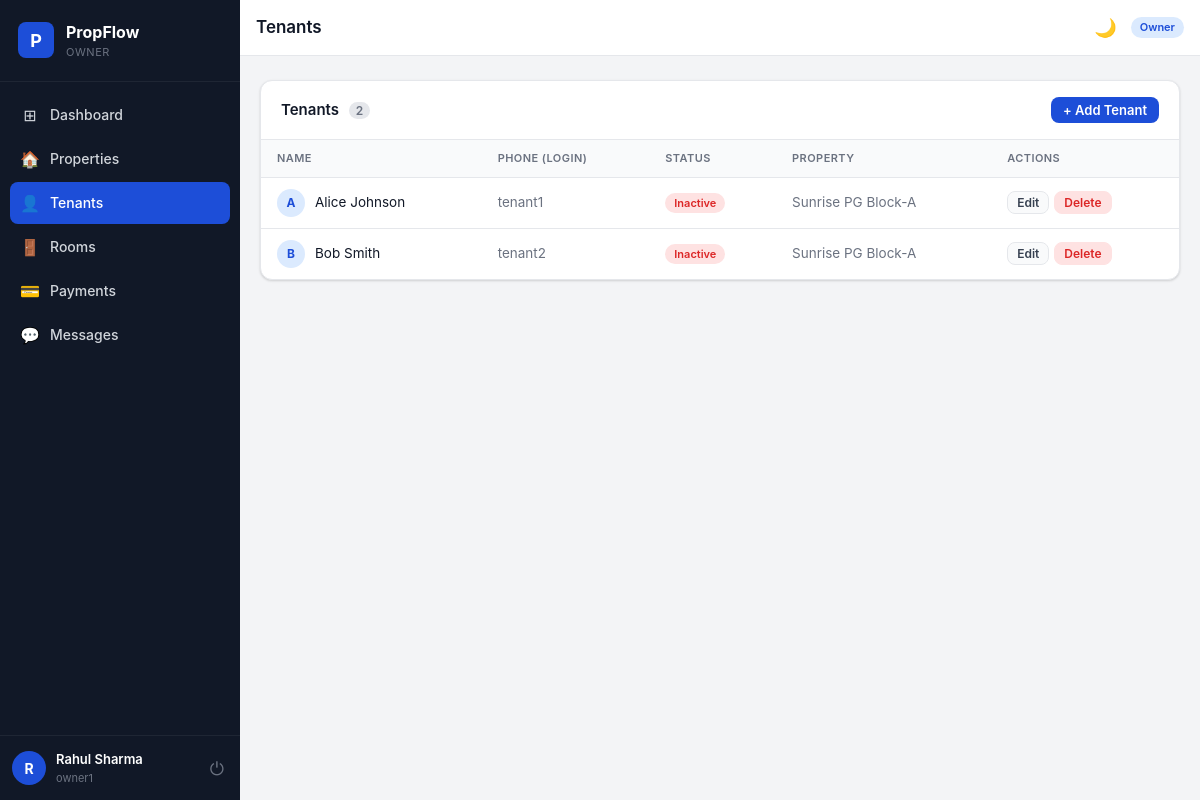
Screenshot of /owner/tenants (signed in) with the database file from the repository.
### models.py (models this page shows, shortened)
class User(UserMixin, db.Model):
    __tablename__ = "users"
    id            = db.Column(db.Integer, primary_key=True)
    phone         = db.Column(db.String(30),  unique=True, nullable=False)
    full_name     = db.Column(db.String(150), nullable=False)
    password_hash = db.Column(db.String(255), nullable=False)
    role          = db.Column(db.String(10),  nullable=False, default="tenant")  # admin|owner|tenant
    is_active     = db.Column(db.Boolean, default=True,  nullable=False)
    owner_id      = db.Column(db.Integer,
                               db.ForeignKey("users.id", ondelete="SET NULL"),
                               nullable=True)
    created_at    = db.Column(db.DateTime, default=now_utc, nullable=False)
    updated_at    = db.Column(db.DateTime, default=now_utc, onupdate=now_utc, nullable=False)
    owned_tenants     = db.relationship(
        "User", foreign_keys=[owner_id],
        backref=db.backref("owner_user", remote_side=[id]),
        lazy="dynamic"
    )
    properties        = db.relationship("Property",       back_populates="owner",
                                        foreign_keys="Property.owner_id",    lazy="dynamic")
    tenancies         = db.relationship("PropertyTenant", back_populates="tenant",
                                        foreign_keys="PropertyTenant.tenant_id", lazy="dynamic")
    payments          = db.relationship("Payment",        back_populates="tenant",
                                        foreign_keys="Payment.tenant_id",    lazy="dynamic")
    notifications     = db.relationship("Notification",   back_populates="user",   lazy="dynamic")
    sent_messages     = db.relationship("Message", back_populates="sender",
                                        foreign_keys="Message.sender_id",    lazy="dynamic")
    received_messages = db.relationship("Message", back_populates="receiver",
                                        foreign_keys="Message.receiver_id",  lazy="dynamic")
    room_assignments  = db.relationship("RoomTenant", back_populates="tenant",
                                        foreign_keys="RoomTenant.tenant_id", lazy="dynamic")
    def to_dict(self):
        return {
            "id": self.id, "phone": self.phone, "full_name": self.full_name,
            "role": self.role, "is_active": self.is_active, "owner_id": self.owner_id,
            "created_at": to_ist(self.created_at),
        }
    __table_args__ = (
        Index("ix_users_phone", "phone"),
        Index("ix_users_role",  "role"),
        Index("ix_users_owner_role", "owner_id", "role"),
    )

class Property(db.Model):
    __tablename__ = "properties"
    id            = db.Column(db.Integer, primary_key=True)
    name          = db.Column(db.String(200), nullable=False)
    address       = db.Column(db.Text,        nullable=False)
    city          = db.Column(db.String(100), nullable=False)
    state         = db.Column(db.String(50),  nullable=True)
    zip_code      = db.Column(db.String(20),  nullable=True)
    unit_number   = db.Column(db.String(50),  nullable=True)
    property_type = db.Column(db.String(50),  default="apartment")
    bedrooms      = db.Column(db.Integer,     nullable=True)
    bathrooms     = db.Column(db.Integer,     nullable=True)
    area_sqft     = db.Column(db.Float,       nullable=True)
    monthly_rent  = db.Column(db.Numeric(10, 2), nullable=False)
    description   = db.Column(db.Text,        nullable=True)
    status        = db.Column(db.String(20),  default="available", nullable=False)
    owner_id      = db.Column(db.Integer,
                               db.ForeignKey("users.id", ondelete="CASCADE"),
                               nullable=False)
    is_deleted    = db.Column(db.Boolean, default=False, nullable=False)
    created_at    = db.Column(db.DateTime, default=now_utc)
    updated_at    = db.Column(db.DateTime, default=now_utc, onupdate=now_utc)
    owner    = db.relationship("User",           back_populates="properties", foreign_keys=[owner_id])
    tenants  = db.relationship("PropertyTenant", back_populates="property",   lazy="dynamic")
    payments = db.relationship("Payment",        back_populates="property",   lazy="dynamic")
    rooms    = db.relationship("Room",           back_populates="prop",       lazy="dynamic")
    __table_args__ = (
        Index("ix_properties_owner_id",  "owner_id"),
        Index("ix_properties_status",    "status"),
    )

### routes/owner.py (the view)
@owner_bp.route("/tenants")
@login_required
@role_required("owner")
def tenants():
    my_tenants = _tenant_svc.list_for_owner(current_user.id, include_inactive=True)
    my_props   = Property.query.filter_by(owner_id=current_user.id, is_deleted=False).all()
    return render_template("owner/tenants.html", tenants=my_tenants, properties=my_props)

### models.py (called while the page is built)
def to_ist(dt):
    if not dt:
        return None
    ist = dt + timedelta(hours=5, minutes=30)
    return ist.strftime("%d-%m-%Y %I:%M %p")

### routes/__init__.py (called while the page is built)
def role_required(*roles):
    def decorator(f):
        @wraps(f)
        def decorated(*args, **kwargs):
            if not current_user.is_authenticated:
                if request.path.startswith("/api/") or request.is_json:
                    return jsonify({"error": "Login required"}), 401
                return redirect(url_for("auth.login"))
            if current_user.role not in roles:
                if request.path.startswith("/api/") or request.is_json:
                    return jsonify({"error": "Access denied"}), 403
                abort(403)
            return f(*args, **kwargs)
        return decorated
    return decorator

### services/tenant.py (called while the page is built)
    def list_for_owner(self, owner_id: int, include_inactive: bool = False):
        q = User.query.filter_by(owner_id=owner_id, role="tenant")
        if not include_inactive:
            q = q.filter_by(is_active=True)
        return q.order_by(User.full_name).all()

### templates/owner/tenants.html (shortened to what this page needs)
{% extends "base.html" %}
{% block page_title %}Tenants{% endblock %}
{% block content %}
<div class="card">
  <div class="card-header">
    <h2>Tenants <span class="badge-count">{{ tenants|length }}</span></h2>
    <button class="btn btn-primary btn-sm" onclick="openModal('addTenantModal')">+ Add Tenant</button>
  </div>
  <div class="table-wrap">
    <table class="table">
      <thead><tr><th>Name</th><th>Phone (Login)</th><th>Status</th><th>Property</th><th>Actions</th></tr></thead>
      <tbody>
        {% for t in tenants %}
        <tr>
          <td>
            <div class="user-cell">
              <div class="avatar avatar-sm" style="background:#dbeafe;color:#1d4ed8">{{ t.full_name[0].upper() }}</div>
              {{ t.full_name }}
            </div>
          </td>
          <td class="text-muted font-mono">{{ t.phone }}</td>
          <td><span class="badge badge-{{ 'completed' if t.is_active else 'overdue' }}">{{ 'Active' if t.is_active else 'Inactive' }}</span></td>
          <td class="text-muted">
            {% set tenancy = t.tenancies.first() %}
            {{ tenancy.property.name if tenancy and tenancy.property else '—' }}
          </td>
          <td>
            <div class="action-btns">
              <button class="btn btn-ghost btn-xs" onclick='openEditTenant({{ t.to_dict()|tojson }})'>Edit</button>
              <form method="POST" action="{{ url_for('owner.delete_tenant', tid=t.id) }}" style="display:inline" onsubmit="return confirm('Delete {{ t.full_name }}? This cannot be undone.')">
                <button class="btn btn-danger btn-xs">Delete</button>
              </form>
            </div>
          </td>
        </tr>
        {% else %}
        <tr><td colspan="5" class="text-center text-muted py-32">No tenants yet. Add your first tenant below.</td></tr>
        {% endfor %}
      </tbody>
    </table>
  </div>
</div>
{% endblock %}

### templates/base.html (shortened to what this page needs)
<!DOCTYPE html>
<html lang="en" data-theme="light">
<head>
  <link rel="stylesheet" href="{{ url_for('static', filename='css/style.css') }}"/>
</head>
<body>
<aside class="sidebar" id="sidebar">
  <div class="sidebar-logo">
    <div class="logo-icon">P</div>
    <div>
      <div class="logo-name">PropFlow</div>
      <div class="logo-role">{{ current_user.role | capitalize }}</div>
    </div>
  </div>
  <nav class="sidebar-nav">
    {% if current_user.role == 'admin' %}
      <a href="{{ url_for('admin.dashboard') }}"  class="nav-item {% if request.endpoint == 'admin.dashboard'   %}active{% endif %}"><span class="nav-icon">⊞</span>Dashboard</a>
      <a href="{{ url_for('admin.users') }}"      class="nav-item {% if request.endpoint == 'admin.users'      %}active{% endif %}"><span class="nav-icon">👔</span>Owners</a>
      <a href="{{ url_for('admin.properties') }}" class="nav-item {% if request.endpoint == 'admin.properties' %}active{% endif %}"><span class="nav-icon">🏠</span>Properties</a>
      <a href="{{ url_for('rooms.index') }}"      class="nav-item {% if 'rooms' in request.endpoint            %}active{% endif %}"><span class="nav-icon">🚪</span>Rooms</a>
      <a href="{{ url_for('admin.payments') }}"   class="nav-item {% if request.endpoint == 'admin.payments'   %}active{% endif %}"><span class="nav-icon">💳</span>Payments</a>
      <a href="{{ url_for('chat.index') }}"       class="nav-item {% if 'chat' in request.endpoint             %}active{% endif %}">
        <span class="nav-icon">💬</span>Messages<span class="nav-badge" id="msgBadge" style="display:none"></span>
      </a>
    {% elif current_user.role == 'owner' %}
      <a href="{{ url_for('owner.dashboard') }}"  class="nav-item {% if request.endpoint == 'owner.dashboard'   %}active{% endif %}"><span class="nav-icon">⊞</span>Dashboard</a>
      <a href="{{ url_for('owner.properties') }}" class="nav-item {% if request.endpoint == 'owner.properties'  %}active{% endif %}"><span class="nav-icon">🏠</span>Properties</a>
      <a href="{{ url_for('owner.tenants') }}"    class="nav-item {% if request.endpoint == 'owner.tenants'     %}active{% endif %}"><span class="nav-icon">👤</span>Tenants</a>
      <a href="{{ url_for('rooms.index') }}"      class="nav-item {% if 'rooms' in request.endpoint             %}active{% endif %}"><span class="nav-icon">🚪</span>Rooms</a>
      <a href="{{ url_for('owner.payments') }}"   class="nav-item {% if request.endpoint == 'owner.payments'    %}active{% endif %}"><span class="nav-icon">💳</span>Payments</a>
      <a href="{{ url_for('chat.index') }}"       class="nav-item {% if 'chat' in request.endpoint              %}active{% endif %}">
        <span class="nav-icon">💬</span>Messages
      </a>
    {% endif %}
  </nav>
  <div class="sidebar-footer">
    <div class="user-info">
      <div class="user-avatar">{{ current_user.full_name[0].upper() }}</div>
      <div>
        <div class="user-name">{{ current_user.full_name }}</div>
        <div class="user-phone">{{ current_user.phone }}</div>
      </div>
    </div>
    <a href="{{ url_for('auth.logout') }}" class="logout-btn" title="Logout">⏻</a>
  </div>
</aside>
<div class="main-wrap">
  <header class="topbar">
    <h1 class="page-title">{% block page_title %}{% endblock %}</h1>
    <div class="topbar-right">
      <button class="icon-btn" id="darkToggle" onclick="toggleDark()" title="Dark mode" aria-label="Toggle dark mode">🌙</button>
      <span class="role-badge role-{{ current_user.role }}">{{ current_user.role }}</span>
    </div>
  </header>
  <main class="page-content">
    {% block content %}{% endblock %}
  </main>
</div>
</body>
</html>

### rows the page displays
User: role "OWNER", full_name "R", full_name "Rahul Sharma", phone "owner1", role "Owner"
User: full_name "A", full_name "Alice Johnson", phone "tenant1", is_active "Inactive"
Property: property "Sunrise PG Block-A"
User: full_name "B", full_name "Bob Smith", phone "tenant2", is_active "Inactive"

### other values shown
{{ tenants|length }} "2"
